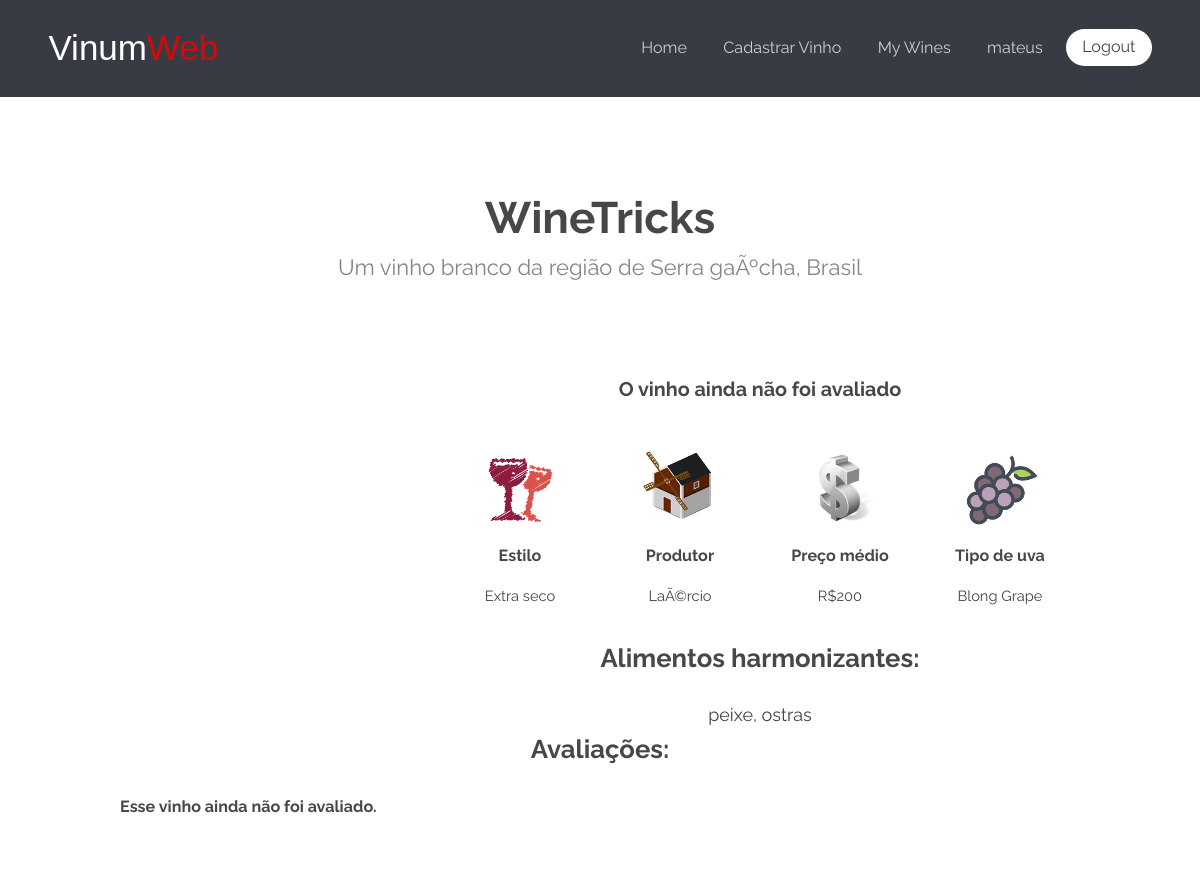
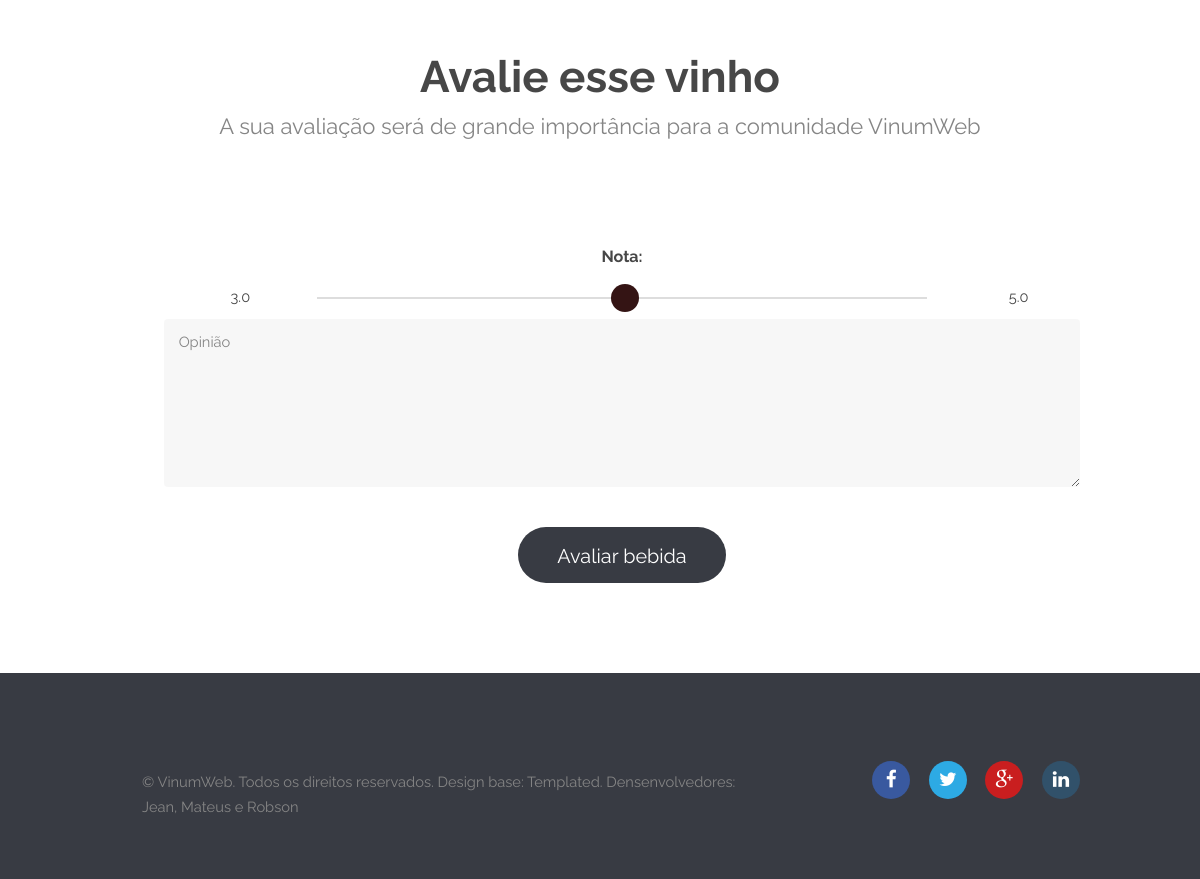
Screenshot of /showwine.php?id=2 (signed in) with the database file from the repository (2 pictures, top to bottom).
### tables this page shows
create table vinho
(
	id int unique not null AUTO_INCREMENT,
	rotulo varchar(256) not null,
	produtor varchar(64) not null,
	nome varchar(64) not null,
	regiao varchar(32) not null,
	paisorigem varchar(32) not null,
	avaliacao float(2) default 0,
	preco float(2) default 0,
	numavaliacoes int default 0,
	tipo enum('vermelho','branco','espumante','rosa','sobremesa','porto'),
	tipouva varchar(32) not null,
	estilo varchar(32) not null,
	primary key (id)
);

create table harmonizacao
(
	id int not null AUTO_INCREMENT,
	idVinho int not null,
	alimento varchar(64) not null,
	foreign key(idVinho) references vinho(id) on delete cascade on update cascade,
	primary key(id,idVinho)
);

### DAO.php (called while the page is built, shortened)
<?php
class DAO implements iDAO {
    public $sql = '';
    public $banco;
    public function __construct() {
        $this->banco = new mysqli("localhost", "vinumweb", "vinumweb", "vinumweb");
    }
    public function buscar($nometabela, array $atributos = NULL) {
        if ($atributos == NULL) {
            $this->sql = 'SELECT * FROM ' . $nometabela;
        } else {
            $this->sql = 'SELECT ';
            foreach ($atributos as $atributo) {
                $this->sql .= $atributo . ', ';
            }
            $this->sql = rtrim($this->sql, ', ') . ' FROM ' . $nometabela;
        }
    }
    public function where(array $condicoes) {
        $this->sql .= ' WHERE ';
        foreach ($condicoes as $condicao) {
            $this->sql .= $condicao . ' AND ';
        }
        $this->sql = rtrim($this->sql, ' AND ');
    }
    public function executar() {
        return $this->banco->query($this->sql);
    }
    public function numLinhasAfetadas($resultado) {
        return mysqli_num_rows($resultado);
    }
}

### showwine.php (the view, shortened to what this page needs)
<?php
include_once('DAO.php');
$idvinho = $_GET['id'];
$banco = new DAO();
$banco->buscar('vinho', NULL);
$banco->where(array("id=" . $idvinho));
$res = $banco->executar();
$vinho = $res->fetch_assoc();
function buscaAvaliacoes() {
    $idvinho = $_GET['id'];
    $database = new DAO();
    $database->buscar('avaliacao', NULL);
    $database->where(array("idvinho=" . $idvinho . " order by ordem desc"));
    $review = $database->executar();
    if ($database->numLinhasAfetadas($review) == 0) {
        return NULL;
    } else {
        return $review;
    }
}
function exibeHarmonizacoes() {
    $idvinho = $_GET['id'];
    $database = new DAO();
    $database->buscar('harmonizacao', array('alimento'));
    $database->where(array("idvinho=" . $idvinho));
    $harm = $database->executar();
    if ($database->numLinhasAfetadas($harm) == 0) {
        echo "<h4>Nenhuma harmonização com esse vinho cadastrada.</h4>";
    } else {
        echo '<ul>';
        $alim = $harm->fetch_assoc();
        echo '<li>' . $alim['alimento'] . '</li>';
        while ($alim = $harm->fetch_assoc()) {
            echo '<li>, ' . $alim['alimento'] . '</li>';
        }
    }
}
include_once("header.php");
?>
<section id="one" class="style2 special">
    <div class="container">
        <header class="major wrapper">
            <h2><?php echo $vinho['nome']; ?></h2>
            <p>Um vinho <?php echo $vinho['tipo']; ?> da região de <?php echo $vinho['regiao']; ?>, <?php echo $vinho['paisorigem']; ?></p>
        </header>
        <div class="row nopadding">
            <div class="4u 12u$(medium)">
            </div>
            <div ader class="8u 12u$(medium) row nopadding">
                <div class="12u$" style="margin-bottom: 20px;">
                    <h3>
                        <?php
                        if ($vinho['numavaliacoes'] == 0) {
                            echo "O vinho ainda não foi avaliado";
                        } else {
                            echo 'Avaliação média: ' . number_format($vinho['avaliacao'], 2, '.', '');
                        }
                        ?>
                    </h3>
                </div>
                <div class="12u">
                    <div class="row">
                        <section class="3u 6u(medium) 12u$(xsmall) profile">
                            <img src="images/showico/tipo.png" alt="" />
                            <h4>Estilo</h4>
                            <p><?php echo $vinho['estilo']; ?></p>
                        </section>
                        <section class="3u 6u(medium) 12u$(xsmall) profile">
                            <img src="images/showico/prod.png" alt="" />
                            <h4>Produtor</h4>
                            <p><?php echo $vinho['produtor']; ?></p>
                        </section>
                        <section  class="3u 6u(medium) 12u$(xsmall) profile">
                            <img src="images/showico/preco.png" alt="" />
                            <h4>Preço médio</h4>
                            <p>R$<?php echo $vinho['preco']; ?></p>
                        </section>
                        <section class="3u$ 6u$(medium) 12u$(xsmall) profile">
                            <img src="images/showico/uva.png" alt="" />
                            <h4>Tipo de uva</h4>
                            <p><?php echo $vinho['tipouva']; ?></p>
                        </section>
                    </div>
                </div>
                <div class="12u">
                    <section class="ha">
                        <h2>Alimentos harmonizantes:</h2>
                        <?php
                        exibeHarmonizacoes();
                        ?>
                    </section>
                </div>
            </div>
        </div>
    </div>
</section>
<section>
    <div class="container">
        <div class="12u" id="avaliacoes">
             <section class="12u" style="text-align: center;">
                <h2>Avaliações:</h2>
            </section>
        </div>
        <div class="12u$">
            <?php
            $avaliacoes = buscaAvaliacoes();
            if ($avaliacoes != NULL) {
                while ($av = $avaliacoes->fetch_assoc()) {
                    $pessoa = buscaUsuario($av['idusuario']);
                    if ($pessoa !== NULL) {
                        echo '<blockquote><h4><a href="user_reviews.php?vinho='.$av['idvinho'].'&user='.$pessoa['id'].'">' . $pessoa['nome'] . '</a>. Avaliação: ' . $av['nota'] . ':</h4>';
                        echo '"' . $av['opiniao'] . '"</blockquote>';
                    }
                }
            } else {
                echo "<h4>Esse vinho ainda não foi avaliado.</h4>";
            }
            ?>
        </div>
    </div>
</section>
<?php
if (isset($_SESSION['nome']) && isset($_SESSION['id'])) {
    include_once('avaliacao.php');
}
include_once 'footer.php';
?>

### css/style.css (style rules this page uses)
body { background: #fff; }
body, input, select, textarea { color: #444; font-family: "Raleway", Helvetica, sans-serif; font-size: 13pt; font-weight: 400; line-height: 1.65em; }
p { margin: 0 0 2em 0; }
h1, h2, h3, h4, h5, h6 { color: #474747; font-weight: 700; line-height: 1em; margin: 0 0 1em 0; }
h2 { font-size: 1.75em; line-height: 1.5em; }
h3 { font-size: 1.35em; line-height: 1.5em; }
h4 { font-size: 1.1em; line-height: 1.5em; }
section.special, article.special { text-align: center; }
header p { color: #858585; position: relative; margin: 0 0 1.5em 0; }
header h2 + p { font-size: 1.25em; margin-top: -1em; line-height: 1.5em; }
header.major { text-align: center; margin-bottom: 4em; }
header.major h2 { font-size: 3em; margin-bottom: 0.5em; }
header.major p { font-size: 1.5em; }
ul { //list-style: disc; //margin: 0 0 2em 0; //padding-left: 1em; }
ul li { padding-left: 0.5em; }
.wrapper { padding: 6em 0em 4em; }
.row { margin: 0px !important; padding: 0px !important; }
header.major { margin: 0px !important; }
.nopadding * { padding: 0px !important; }

### css/style-xlarge.css (style rules this page uses)
body, input, select, textarea { font-size: 11pt; }

### showwine.php (style rules this page uses)
.ha li { display: inline; font-size: 18px; }

### rows the page displays
vinho: nome "WineTricks", tipo "branco", regiao "Serra gaÃºcha", paisorigem "Brasil", estilo "Extra seco", produtor "LaÃ©rcio", preco "200", tipouva "Blong Grape"
harmonizacao: alimento "peixe"
harmonizacao: alimento "ostras"

### other values shown
explode(" ", $_SESSION["nome"])[0] "mateus"
